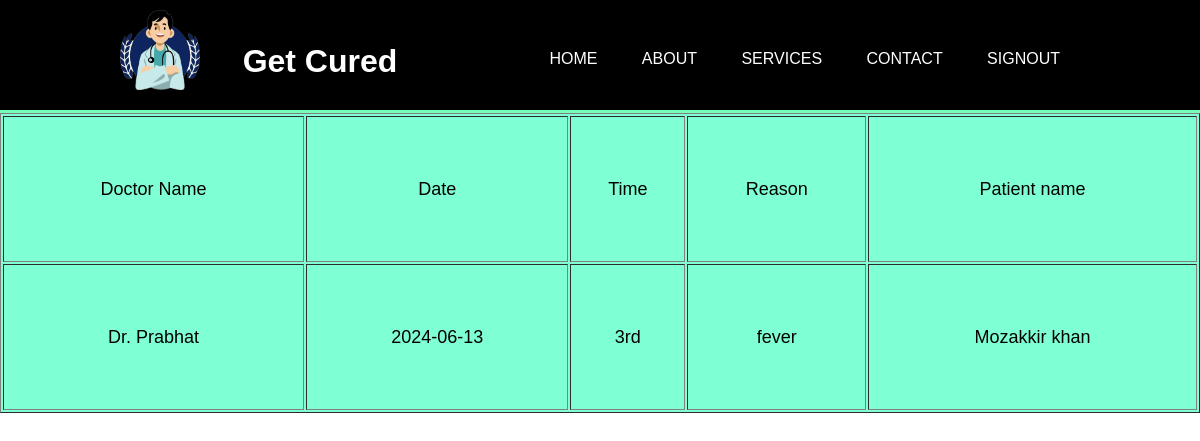
/doctor_dash/Dr. Prabhat, run on the app's committed database.
### dproject1/models.py (models this page shows)
class appointment(models.Model):
    name=models.CharField(max_length=50,default=0)
    email=models.EmailField(max_length=50,default=0)
    address=models.CharField(max_length=100,default=0)
    phone=models.IntegerField(default=0)
    age=models.IntegerField(default=0)
    option_gender=models.CharField(max_length=20,default=0)
    option_doctor=models.CharField(max_length=50,default=0)
    fee=models.CharField(max_length=10,default=0)
    date=models.CharField(max_length=50,default=0)
    time=models.CharField(max_length=50,default=0)
    reason=models.CharField(max_length=200000,default=0)
    doctor_pwd=models.CharField(max_length=50,default=123)
    class Meta:
        db_table="appointment"

### dproject1/views.py (the view)
# urls.py: path('doctor_dash/<str:name>',views.doctor_dash),
def doctor_dash(request,name):
    u1=appointment.objects.get(option_doctor=name)
    q=appointment.objects.filter(option_doctor=name).count()
    if q<2:
        return render(request,'doctor_dash1.html',{'n':u1})
    else:
        return render(request,'doctor_dash.html',{'u1':u1})

### dproject1/templates/doctor_dash1.html (shortened to what this page needs)
{% load static %}
<!DOCTYPE html>
<html lang="en">
<head>
    <link rel="stylesheet" href="{% static 'admin_dash.css' %}">
</head>
<body>
    <header>
        <div class="container">
            <a href="doc_page">
            <img src="{% static 'logo.ico' %}" alt="admin_page.html" id="logo1"></a><br>
            <h1 id="black1">----</h1>
            <h1>Get Cured</h1>
            <nav>
                <ul>
                    <li><a href="doc_page">Home</a></li>
                    <li><a href="About">About</a></li>
                    <li><a href="#services">Services</a></li>
                    <li><a href="#contact">Contact</a></li>
                    <li><a href="home1">SIGNOUT</a></li>
                </ul>
            </nav>
        </div>
    </header>
    <center>
        <div class="tab">
        <table border = solid  >
            <tr>
                <td>Doctor Name</td>
                <td>Date</td>
                <td>Time</td>
                <td>Reason</td>
                <td>Patient name</td>
            </tr>
        </div>
            <tr>
                <td>{{n.option_doctor}}</td>
                <td>{{n.date}}</td>
                <td>{{n.time}}</td>
                <td>{{n.reason}}</td>
                <td>{{n.name}}</td>
              </tr>
    </center>
    </body>
    </html>

### dproject1/static/admin_dash.css (style rules this page uses)
* { margin: 0; padding: 0; box-sizing: border-box; font-family: Arial, sans-serif; }
body { line-height: 1.6; }
.container { width: 80%; height: 100px; margin: 0 auto; }
#black1 { color: black; }
#logo1 { height: 80px; width: 80px; margin-left: 0px; float: left; }
header { background: black; color: #fff; padding-top: 10px; min-height: 70px; border-bottom: #77ffb9 3px solid; }
header a { color: #fff; text-decoration: none; text-transform: uppercase; font-size: 16px; }
header ul { padding: 0; list-style: none; }
header ul li { display: inline; padding: 0 20px 0 20px; }
header h1 { float: left; }
header nav { float: right; margin-top: 10px; }
.tab table { width: 100%; height: 300px; background-color: aquamarine; text-align: center; font-size: large; }

### data on the page
appointment: option_doctor "Dr. Prabhat", date "2024-06-13", time "3rd", reason "fever", name "Mozakkir khan"
